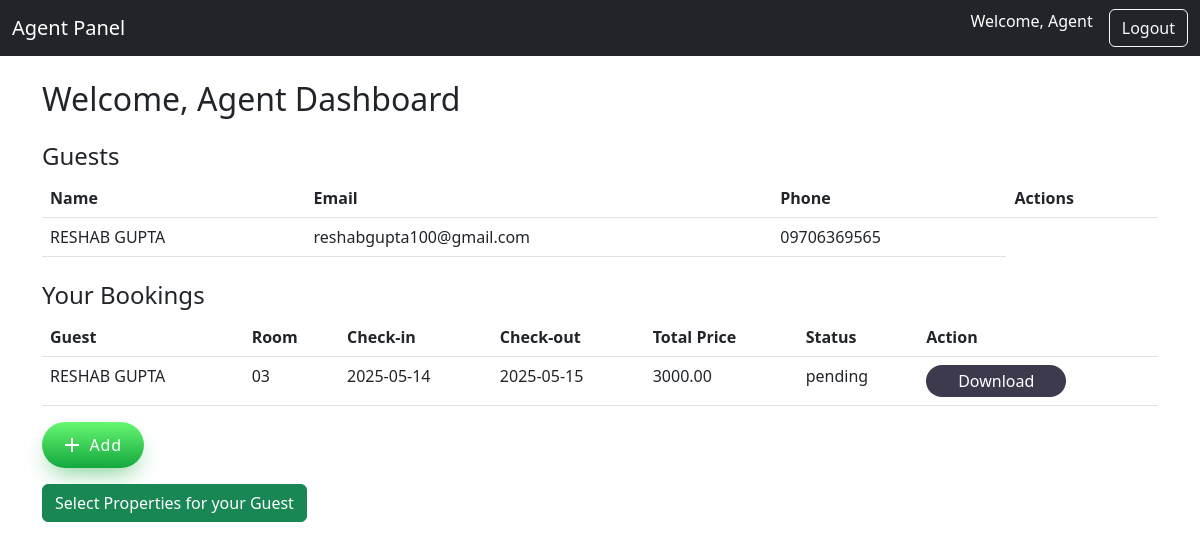
The app's page /Booking_sub-main/agent_dashboard.php (signed in) with its own data.
### tables this page shows
CREATE TABLE `guests` (
  `id` bigint(20) NOT NULL,
  `name` varchar(100) NOT NULL,
  `email` varchar(150) DEFAULT NULL,
  `phone` varchar(20) DEFAULT NULL,
  `created_at` timestamp NOT NULL DEFAULT current_timestamp(),
  `user_id` bigint(20) NOT NULL
);

CREATE TABLE `bookings` (
  `id` bigint(20) NOT NULL,
  `user_id` bigint(20) DEFAULT NULL,
  `guest_id` bigint(20) DEFAULT NULL,
  `room_id` bigint(20) NOT NULL,
  `check_in_date` date NOT NULL,
  `check_out_date` date NOT NULL,
  `total_price` decimal(10,2) NOT NULL,
  `discounted_price` decimal(10,2) DEFAULT NULL,
  `status` enum('pending','confirmed','cancelled') DEFAULT 'pending',
  `created_at` timestamp NOT NULL DEFAULT current_timestamp()
);

CREATE TABLE `rooms` (
  `id` bigint(20) NOT NULL,
  `property_id` bigint(20) NOT NULL,
  `name` varchar(100) NOT NULL,
  `base_price` decimal(10,2) NOT NULL,
  `description` text DEFAULT NULL,
  `status` enum('available','booked','maintenance') DEFAULT 'available',
  `created_at` timestamp NOT NULL DEFAULT current_timestamp(),
  `room_type` varchar(50) NOT NULL DEFAULT 'single_bed'
);

### Booking_sub-main/agent_dashboard.php (the view, shortened to what this page needs)
<?php
require '../config/db.php';
include './includes/navbar.php';
$agent_id = $_SESSION['id'];
$guests = $pdo->prepare("SELECT id, name, email, phone FROM guests WHERE user_id = ?");
$guests->execute([$agent_id]);
$guests = $guests->fetchAll();
$bookings = $pdo->prepare("SELECT b.id, g.name AS guest_name, r.name AS room_name, b.check_in_date, b.check_out_date, b.total_price, b.status
                           FROM bookings b
                           JOIN guests g ON b.guest_id = g.id
                           JOIN rooms r ON b.room_id = r.id
                           WHERE b.user_id = ?");
$bookings->execute([$agent_id]);
$bookings = $bookings->fetchAll();
?>
<!DOCTYPE html>
<html lang="en">
<head>
    <link href="https://cdn.jsdelivr.net/npm/bootstrap@5.3.0-alpha1/dist/css/bootstrap.min.css" rel="stylesheet">
</head>
<body>
    <div class="container mt-4">
        <h2>Welcome, Agent Dashboard</h2>
        <h4 class="mt-4">Guests</h4>
        <table class="table">
            <thead>
                <tr>
                    <th>Name</th>
                    <th>Email</th>
                    <th>Phone</th>
                    <th>Actions</th>
                </tr>
            </thead>
            <tbody>
                <?php foreach ($guests as $guest): ?>
                    <tr>
                        <td><?= htmlspecialchars($guest['name']) ?></td>
                        <td><?= htmlspecialchars($guest['email']) ?></td>
                        <td><?= htmlspecialchars($guest['phone']) ?></td>
                    </tr>
                <?php endforeach; ?>
            </tbody>
        </table>
<h4 class="mt-4">Your Bookings</h4>
<table class="table">
    <thead>
        <tr>
            <th>Guest</th>
            <th>Room</th>
            <th>Check-in</th>
            <th>Check-out</th>
            <th>Total Price</th>
            <th>Status</th>
            <th>Action</th>
        </tr>
    </thead>
    <tbody>
        <?php foreach ($bookings as $booking): ?>
            <tr>
                <td><?= htmlspecialchars($booking['guest_name']) ?></td>
                <td><?= htmlspecialchars($booking['room_name']) ?></td>
                <td><?= htmlspecialchars($booking['check_in_date']) ?></td>
                <td><?= htmlspecialchars($booking['check_out_date']) ?></td>
                <td><?= htmlspecialchars($booking['total_price']) ?></td>
                <td><?= htmlspecialchars($booking['status']) ?></td>
                <td>
                    <form action="generate_invoice.php" method="get" style="display:inline;">
                        <button class="button">
                            <span class="button-content">Download</span>
                        </button>
                    </form>
                </td>
            </tr>
        <?php endforeach; ?>
    </tbody>
</table>
<button onclick="window.location.href='agent_add_guest.php'"  class="cssbuttons-io-button">
  <svg
    height="24"
    width="24"
    viewBox="0 0 24 24"
    xmlns="http://www.w3.org/2000/svg"
  >
    <path d="M0 0h24v24H0z" fill="none"></path>
    <path d="M11 11V5h2v6h6v2h-6v6h-2v-6H5v-2z" fill="currentColor"></path>
  </svg>
  <span>Add</span>
</button>
        <a href="agent_properties.php" class="btn btn-success mt-3">Select Properties for your Guest</a>
    </div>
</body>
</html>

### Booking_sub-main/agent_dashboard.php (style rules this page uses)
.button { position: relative; overflow: hidden; height: 2rem; padding: 0 2rem; border-radius: 1.5rem; background: #3d3a4e; background-size: 400%; color: #fff; border: none; cursor: pointer; }
.button-content { position: relative; z-index: 1; }
.button::before { content: ""; position: absolute; top: 0; left: 0; transform: scaleX(0); transform-origin: 0 50%; width: 100%; height: inherit; border-radius: inherit; background: linear-gradient( 82.3deg, rgba(150, 93, 233, 1) 10.8%, rgba(99, 88, 238, 1) 94.3% ); transition: all 0.475s; }
.cssbuttons-io-button { display: flex; align-items: center; font-family: inherit; cursor: pointer; font-weight: 500; font-size: 16px; padding: 0.7em 1.4em 0.7em 1.1em; color: white; background: #ad5389; background: linear-gradient( 0deg, rgba(20, 167, 62, 1) 0%, rgba(102, 247, 113, 1) 100% ); border: none; box-shadow: 0 0.7em 1.5em -0.5em #14a73e98; letter-spacing: 0.05em; border-radius: 20em; }
.cssbuttons-io-button svg { margin-right: 6px; }

### records on screen
guests: name "RESHAB GUPTA", email "reshabgupta100@gmail.com", phone "09706369565"
bookings: guest.name "RESHAB GUPTA", room.name "03", check_in_date "2025-05-14", check_out_date "2025-05-15", total_price "3000.00", status "pending"
